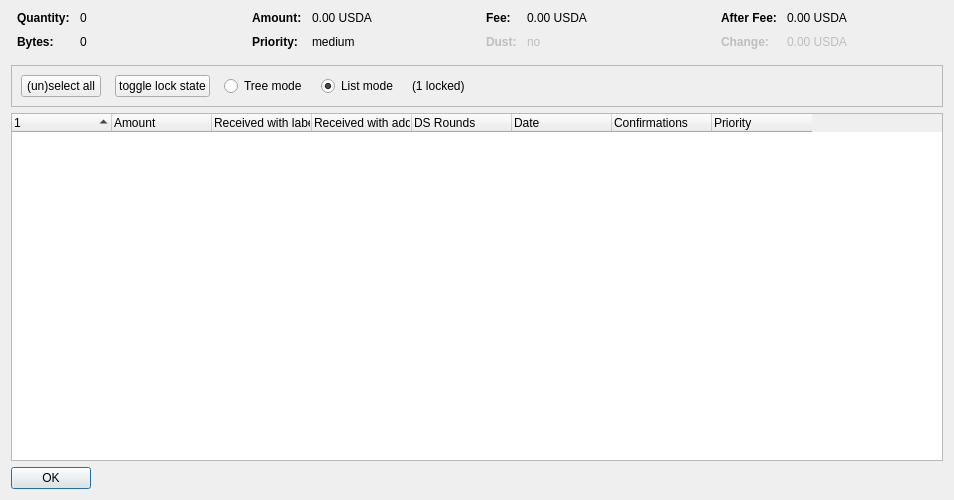
<?xml version="1.0" encoding="UTF-8"?>
<ui version="4.0">
 <class>CreditControlDialog</class>
 <widget class="QDialog" name="CreditControlDialog">
  <property name="geometry">
   <rect>
    <x>0</x>
    <y>0</y>
    <width>954</width>
    <height>500</height>
   </rect>
  </property>
  <property name="windowTitle">
   <string>Credit Selection</string>
  </property>
  <layout class="QVBoxLayout" name="verticalLayout">
   <item>
    <layout class="QHBoxLayout" name="horizontalLayoutTop" stretch="0,0,0,0">
     <property name="topMargin">
      <number>0</number>
     </property>
     <property name="bottomMargin">
      <number>10</number>
     </property>
     <item>
      <layout class="QFormLayout" name="formLayoutCreditControl1">
       <property name="horizontalSpacing">
        <number>10</number>
       </property>
       <property name="verticalSpacing">
        <number>10</number>
       </property>
       <property name="leftMargin">
        <number>6</number>
       </property>
       <property name="rightMargin">
        <number>6</number>
       </property>
       <item row="0" column="0">
        <widget class="QLabel" name="labelCreditControlQuantityText">
         <property name="font">
          <font>
           <weight>75</weight>
           <bold>true</bold>
          </font>
         </property>
         <property name="text">
          <string>Quantity:</string>
         </property>
        </widget>
       </item>
       <item row="0" column="1">
        <widget class="QLabel" name="labelCreditControlQuantity">
         <property name="cursor">
          <cursorShape>IBeamCursor</cursorShape>
         </property>
         <property name="contextMenuPolicy">
          <enum>Qt::ActionsContextMenu</enum>
         </property>
         <property name="text">
          <string notr="true">0</string>
         </property>
         <property name="textInteractionFlags">
          <set>Qt::LinksAccessibleByMouse|Qt::TextSelectableByKeyboard|Qt::TextSelectableByMouse</set>
         </property>
        </widget>
       </item>
       <item row="1" column="0">
        <widget class="QLabel" name="labelCreditControlBytesText">
         <property name="font">
          <font>
           <weight>75</weight>
           <bold>true</bold>
          </font>
         </property>
         <property name="text">
          <string>Bytes:</string>
         </property>
        </widget>
       </item>
       <item row="1" column="1">
        <widget class="QLabel" name="labelCreditControlBytes">
         <property name="cursor">
          <cursorShape>IBeamCursor</cursorShape>
         </property>
         <property name="contextMenuPolicy">
          <enum>Qt::ActionsContextMenu</enum>
         </property>
         <property name="text">
          <string notr="true">0</string>
         </property>
         <property name="textInteractionFlags">
          <set>Qt::LinksAccessibleByMouse|Qt::TextSelectableByKeyboard|Qt::TextSelectableByMouse</set>
         </property>
        </widget>
       </item>
      </layout>
     </item>
     <item>
      <layout class="QFormLayout" name="formLayoutCreditControl2">
       <property name="horizontalSpacing">
        <number>10</number>
       </property>
       <property name="verticalSpacing">
        <number>10</number>
       </property>
       <property name="leftMargin">
        <number>6</number>
       </property>
       <property name="rightMargin">
        <number>6</number>
       </property>
       <item row="0" column="0">
        <widget class="QLabel" name="labelCreditControlAmountText">
         <property name="font">
          <font>
           <weight>75</weight>
           <bold>true</bold>
          </font>
         </property>
         <property name="text">
          <string>Amount:</string>
         </property>
        </widget>
       </item>
       <item row="0" column="1">
        <widget class="QLabel" name="labelCreditControlAmount">
         <property name="cursor">
          <cursorShape>IBeamCursor</cursorShape>
         </property>
         <property name="contextMenuPolicy">
          <enum>Qt::ActionsContextMenu</enum>
         </property>
         <property name="text">
          <string notr="true">0.00 USDA</string>
         </property>
         <property name="textInteractionFlags">
          <set>Qt::LinksAccessibleByMouse|Qt::TextSelectableByKeyboard|Qt::TextSelectableByMouse</set>
         </property>
        </widget>
       </item>
       <item row="1" column="0">
        <widget class="QLabel" name="labelCreditControlPriorityText">
         <property name="font">
          <font>
           <weight>75</weight>
           <bold>true</bold>
          </font>
         </property>
         <property name="text">
          <string>Priority:</string>
         </property>
        </widget>
       </item>
       <item row="1" column="1">
        <widget class="QLabel" name="labelCreditControlPriority">
         <property name="cursor">
          <cursorShape>IBeamCursor</cursorShape>
         </property>
         <property name="contextMenuPolicy">
          <enum>Qt::ActionsContextMenu</enum>
         </property>
         <property name="text">
          <string>medium</string>
         </property>
         <property name="textInteractionFlags">
          <set>Qt::LinksAccessibleByMouse|Qt::TextSelectableByKeyboard|Qt::TextSelectableByMouse</set>
         </property>
        </widget>
       </item>
      </layout>
     </item>
     <item>
      <layout class="QFormLayout" name="formLayoutCreditControl3">
       <property name="horizontalSpacing">
        <number>10</number>
       </property>
       <property name="verticalSpacing">
        <number>10</number>
       </property>
       <property name="leftMargin">
        <number>6</number>
       </property>
       <property name="rightMargin">
        <number>6</number>
       </property>
       <item row="0" column="0">
        <widget class="QLabel" name="labelCreditControlFeeText">
         <property name="font">
          <font>
           <weight>75</weight>
           <bold>true</bold>
          </font>
         </property>
         <property name="text">
          <string>Fee:</string>
         </property>
        </widget>
       </item>
       <item row="0" column="1">
        <widget class="QLabel" name="labelCreditControlFee">
         <property name="cursor">
          <cursorShape>IBeamCursor</cursorShape>
         </property>
         <property name="contextMenuPolicy">
          <enum>Qt::ActionsContextMenu</enum>
         </property>
         <property name="text">
          <string notr="true">0.00 USDA</string>
         </property>
         <property name="textInteractionFlags">
          <set>Qt::LinksAccessibleByMouse|Qt::TextSelectableByKeyboard|Qt::TextSelectableByMouse</set>
         </property>
        </widget>
       </item>
       <item row="1" column="0">
        <widget class="QLabel" name="labelCreditControlLowOutputText">
         <property name="enabled">
          <bool>false</bool>
         </property>
         <property name="font">
          <font>
           <weight>75</weight>
           <bold>true</bold>
          </font>
         </property>
         <property name="text">
          <string>Dust:</string>
         </property>
        </widget>
       </item>
       <item row="1" column="1">
        <widget class="QLabel" name="labelCreditControlLowOutput">
         <property name="enabled">
          <bool>false</bool>
         </property>
         <property name="cursor">
          <cursorShape>IBeamCursor</cursorShape>
         </property>
         <property name="contextMenuPolicy">
          <enum>Qt::ActionsContextMenu</enum>
         </property>
         <property name="text">
          <string>no</string>
         </property>
         <property name="textInteractionFlags">
          <set>Qt::LinksAccessibleByMouse|Qt::TextSelectableByKeyboard|Qt::TextSelectableByMouse</set>
         </property>
        </widget>
       </item>
      </layout>
     </item>
     <item>
      <layout class="QFormLayout" name="formLayoutCreditControl4">
       <property name="horizontalSpacing">
        <number>10</number>
       </property>
       <property name="verticalSpacing">
        <number>10</number>
       </property>
       <property name="leftMargin">
        <number>6</number>
       </property>
       <property name="rightMargin">
        <number>6</number>
       </property>
       <item row="0" column="0">
        <widget class="QLabel" name="labelCreditControlAfterFeeText">
         <property name="font">
          <font>
           <weight>75</weight>
           <bold>true</bold>
          </font>
         </property>
         <property name="text">
          <string>After Fee:</string>
         </property>
        </widget>
       </item>
       <item row="0" column="1">
        <widget class="QLabel" name="labelCreditControlAfterFee">
         <property name="cursor">
          <cursorShape>IBeamCursor</cursorShape>
         </property>
         <property name="contextMenuPolicy">
          <enum>Qt::ActionsContextMenu</enum>
         </property>
         <property name="text">
          <string notr="true">0.00 USDA</string>
         </property>
         <property name="textInteractionFlags">
          <set>Qt::LinksAccessibleByMouse|Qt::TextSelectableByKeyboard|Qt::TextSelectableByMouse</set>
         </property>
        </widget>
       </item>
       <item row="1" column="0">
        <widget class="QLabel" name="labelCreditControlChangeText">
         <property name="enabled">
          <bool>false</bool>
         </property>
         <property name="font">
          <font>
           <weight>75</weight>
           <bold>true</bold>
          </font>
         </property>
         <property name="text">
          <string>Change:</string>
         </property>
        </widget>
       </item>
       <item row="1" column="1">
        <widget class="QLabel" name="labelCreditControlChange">
         <property name="enabled">
          <bool>false</bool>
         </property>
         <property name="cursor">
          <cursorShape>IBeamCursor</cursorShape>
         </property>
         <property name="contextMenuPolicy">
          <enum>Qt::ActionsContextMenu</enum>
         </property>
         <property name="text">
          <string notr="true">0.00 USDA</string>
         </property>
         <property name="textInteractionFlags">
          <set>Qt::LinksAccessibleByMouse|Qt::TextSelectableByKeyboard|Qt::TextSelectableByMouse</set>
         </property>
        </widget>
       </item>
      </layout>
     </item>
    </layout>
   </item>
   <item>
    <widget class="QFrame" name="frame">
     <property name="minimumSize">
      <size>
       <width>0</width>
       <height>40</height>
      </size>
     </property>
     <property name="frameShape">
      <enum>QFrame::StyledPanel</enum>
     </property>
     <property name="frameShadow">
      <enum>QFrame::Sunken</enum>
     </property>
     <layout class="QHBoxLayout" name="horizontalLayout">
      <item>
       <layout class="QHBoxLayout" name="horizontalLayoutPanel" stretch="0,0,0,0,0,0">
        <property name="spacing">
         <number>14</number>
        </property>
        <item>
         <widget class="QPushButton" name="pushButtonSelectAll">
          <property name="sizePolicy">
           <sizepolicy hsizetype="Maximum" vsizetype="Fixed">
            <horstretch>0</horstretch>
            <verstretch>0</verstretch>
           </sizepolicy>
          </property>
          <property name="text">
           <string>(un)select all</string>
          </property>
          <property name="autoDefault">
           <bool>false</bool>
          </property>
         </widget>
        </item>
        <item>
         <widget class="QPushButton" name="pushButtonToggleLock">
          <property name="sizePolicy">
           <sizepolicy hsizetype="Maximum" vsizetype="Fixed">
            <horstretch>0</horstretch>
            <verstretch>0</verstretch>
           </sizepolicy>
          </property>
          <property name="text">
           <string>toggle lock state</string>
          </property>
          <property name="autoDefault">
           <bool>false</bool>
          </property>
         </widget>
        </item>
        <item>
         <widget class="QRadioButton" name="radioTreeMode">
          <property name="sizePolicy">
           <sizepolicy hsizetype="Maximum" vsizetype="Fixed">
            <horstretch>0</horstretch>
            <verstretch>0</verstretch>
           </sizepolicy>
          </property>
          <property name="text">
           <string>Tree mode</string>
          </property>
         </widget>
        </item>
        <item>
         <widget class="QRadioButton" name="radioListMode">
          <property name="sizePolicy">
           <sizepolicy hsizetype="Maximum" vsizetype="Fixed">
            <horstretch>0</horstretch>
            <verstretch>0</verstretch>
           </sizepolicy>
          </property>
          <property name="text">
           <string>List mode</string>
          </property>
          <property name="checked">
           <bool>true</bool>
          </property>
         </widget>
        </item>
        <item>
         <widget class="QLabel" name="labelLocked">
          <property name="text">
           <string>(1 locked)</string>
          </property>
         </widget>
        </item>
        <item>
         <spacer name="horizontalSpacer">
          <property name="orientation">
           <enum>Qt::Horizontal</enum>
          </property>
          <property name="sizeHint" stdset="0">
           <size>
            <width>40</width>
            <height>20</height>
           </size>
          </property>
         </spacer>
        </item>
       </layout>
      </item>
     </layout>
    </widget>
   </item>
   <item>
    <widget class="CreditControlTreeWidget" name="treeWidget">
     <property name="contextMenuPolicy">
      <enum>Qt::CustomContextMenu</enum>
     </property>
     <property name="sortingEnabled">
      <bool>false</bool>
     </property>
     <property name="columnCount">
      <number>8</number>
     </property>
     <attribute name="headerShowSortIndicator" stdset="0">
      <bool>true</bool>
     </attribute>
     <attribute name="headerStretchLastSection">
      <bool>false</bool>
     </attribute>
     <column>
      <property name="text">
       <string/>
      </property>
     </column>
     <column>
      <property name="text">
       <string>Amount</string>
      </property>
     </column>
     <column>
      <property name="text">
       <string>Received with label</string>
      </property>
     </column>
     <column>
      <property name="text">
       <string>Received with address</string>
      </property>
     </column>
     <column>
      <property name="text">
       <string>DS Rounds</string>
      </property>
     </column>
     <column>
      <property name="text">
       <string>Date</string>
      </property>
     </column>
     <column>
      <property name="text">
       <string>Confirmations</string>
      </property>
      <property name="toolTip">
       <string>Confirmed</string>
      </property>
     </column>
     <column>
      <property name="text">
       <string>Priority</string>
      </property>
     </column>
    </widget>
   </item>
   <item>
    <widget class="QDialogButtonBox" name="buttonBox">
     <property name="sizePolicy">
      <sizepolicy hsizetype="Maximum" vsizetype="Fixed">
       <horstretch>0</horstretch>
       <verstretch>0</verstretch>
      </sizepolicy>
     </property>
     <property name="orientation">
      <enum>Qt::Horizontal</enum>
     </property>
     <property name="standardButtons">
      <set>QDialogButtonBox::Ok</set>
     </property>
    </widget>
   </item>
  </layout>
 </widget>
 <customwidgets>
  <customwidget>
   <class>CreditControlTreeWidget</class>
   <extends>QTreeWidget</extends>
   <header>creditcontroltreewidget.h</header>
  </customwidget>
 </customwidgets>
 <resources/>
 <connections/>
</ui>
